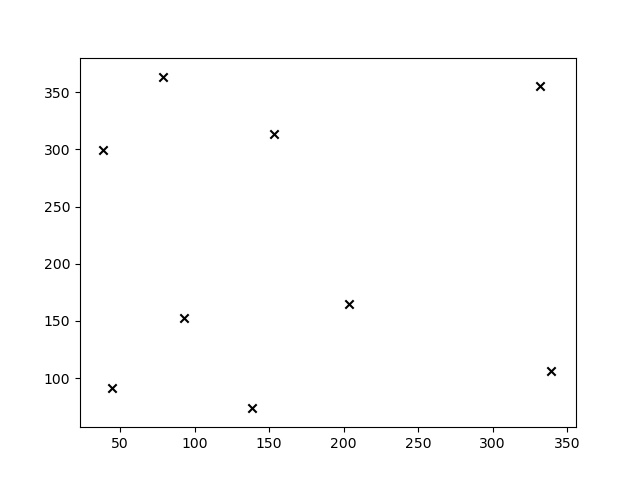

Source code (Python):
import glob
import xml.etree.ElementTree as ET
from tqdm import tqdm
import numpy as np
import matplotlib.pyplot as plt

def cas_iou(box, cluster):
    x = np.minimum(cluster[:, 0], box[0])
    y = np.minimum(cluster[:, 1], box[1])

    intersection = x * y
    area1 = box[0] * box[1]

    area2 = cluster[:, 0] * cluster[:, 1]
    iou = intersection / (area1 + area2 - intersection)

    return iou


def avg_iou(box, cluster):
    return np.mean([np.max(cas_iou(box[i], cluster)) for i in range(box.shape[0])])


def bboxesOverRation(bboxesA, bboxesB):
    """
    功能等同于matlab的函数bboxesOverRation
    bboxesA：M*4 array,形如[x,y,w,h]排布
    bboxesB: N*4 array,形如[x,y,w,h]排布
    """
    bboxesA = np.array(bboxesA.astype('float'))
    bboxesB = np.array(bboxesB.astype('float'))
    M = bboxesA.shape[0]
    N = bboxesB.shape[0]

    areasA = bboxesA[:, 2] * bboxesA[:, 3]
    areasB = bboxesB[:, 2] * bboxesB[:, 3]

    xA = bboxesA[:, 0] + bboxesA[:, 2]
    yA = bboxesA[:, 1] + bboxesA[:, 3]
    xyA = np.stack([xA, yA]).transpose()
    xyxyA = np.concatenate((bboxesA[:, :2], xyA), axis=1)

    xB = bboxesB[:, 0] + bboxesB[:, 2]
    yB = bboxesB[:, 1] + bboxesB[:, 3]
    xyB = np.stack([xB, yB]).transpose()
    xyxyB = np.concatenate((bboxesB[:, :2], xyB), axis=1)

    iouRatio = np.zeros((M, N))
    for i in range(M):
        for j in range(N):
            x1 = max(xyxyA[i, 0], xyxyB[j, 0]);
            x2 = min(xyxyA[i, 2], xyxyB[j, 2]);
            y1 = max(xyxyA[i, 1], xyxyB[j, 1]);
            y2 = min(xyxyA[i, 3], xyxyB[j, 3]);
            Intersection = max(0, (x2 - x1)) * max(0, (y2 - y1));
            Union = areasA[i] + areasB[j] - Intersection;
            iouRatio[i, j] = Intersection / Union;
    return iouRatio


def load_data(path):
    data = []
    # 对于每一个xml都寻找box
    for xml_file in tqdm(glob.glob('{}/*xml'.format(path))):
        tree = ET.parse(xml_file)
        height = int(tree.findtext('./size/height'))
        width = int(tree.findtext('./size/width'))
        if height <= 0 or width <= 0:
            continue

        # 对于每一个目标都获得它的宽高
        for obj in tree.iter('object'):
            xmin = int(float(obj.findtext('bndbox/xmin'))) / width
            ymin = int(float(obj.findtext('bndbox/ymin'))) / height
            xmax = int(float(obj.findtext('bndbox/xmax'))) / width
            ymax = int(float(obj.findtext('bndbox/ymax'))) / height

            xmin = np.float64(xmin)
            ymin = np.float64(ymin)
            xmax = np.float64(xmax)
            ymax = np.float64(ymax)
            # 得到宽高
            x = xmin + 0.5 * (xmax - xmin)
            y = ymin + 0.5 * (ymax - ymin)
            data.append([x, y, xmax - xmin, ymax - ymin])
    return np.array(data)


def estimateAnchorBoxes(trainingData, numAnchors=9):
    '''
    功能：kmeans++算法估计anchor，类似于matlab函数estimateAnchorBoxes,当trainingData
    数据量较大时候，自写的kmeans迭代循环效率较低，matlab的estimateAnchorBoxes得出
    anchors较快，但meanIOU较低，然后乘以实际box的ratio即可。此算法由于优化是局部，易陷入局部最优解，结果不一致属正常
    [email redacted]
    Example:
        import scipy.io as scipo
        data = scipo.loadmat(r'D:\Matlab_files\trainingData.mat')
        trainingData = data['temp']

        meanIoUList = []
        for numAnchor in np.arange(1,16):
            anchorBoxes,meanIoU = estimateAnchorBoxes(trainingData,numAnchors=numAnchor)
            meanIoUList.append(meanIoU)
        plt.plot(np.arange(1,16),meanIoUList,'ro-')
        plt.ylabel("Mean IoU")
        plt.xlabel("Number of Anchors")
        plt.title("Number of Anchors vs. Mean IoU")

    Parameters
    ----------
    trainingData : numpy 类型
        形如[x,y,w,h]排布，M*4大小二维矩阵
    numAnchors : int, optional
        估计的anchors数量. The default is 9.

    Returns
    -------
    anchorBoxes : numpy类型
        形如[w,h]排布，N*2大小矩阵.
    meanIoU : scalar 标量
        DESCRIPTION.

    '''

    numsObver = trainingData.shape[0]
    xyArray = np.zeros((numsObver, 2))
    trainingData[:, 0:2] = xyArray
    assert (numsObver >= numAnchors)

    # kmeans++
    # init
    centroids = []  # 初始化中心，kmeans++
    centroid_index = np.random.choice(numsObver, 1)
    centroids.append(trainingData[centroid_index])
    while len(centroids) < numAnchors:
        minDistList = []
        for box in trainingData:
            box = box.reshape((-1, 4))
            minDist = 1
            for centroid in centroids:
                centroid = centroid.reshape((-1, 4))
                ratio = (1 - bboxesOverRation(box, centroid)).item()
                if ratio < minDist:
                    minDist = ratio
            minDistList.append(minDist)

        sumDist = np.sum(minDistList)
        prob = minDistList / sumDist
        idx = np.random.choice(numsObver, 1, replace=True, p=prob)
        centroids.append(trainingData[idx])

    # kmeans 迭代聚类
    maxIterTimes = 100
    iter_times = 0
    while True:
        minDistList = []
        minDistList_ind = []
        for box in trainingData:
            box = box.reshape((-1, 4))
            minDist = 1
            box_belong = 0
            for i, centroid in enumerate(centroids):
                centroid = centroid.reshape((-1, 4))
                ratio = (1 - bboxesOverRation(box, centroid)).item()
                if ratio < minDist:
                    minDist = ratio
                    box_belong = i
            minDistList.append(minDist)
            minDistList_ind.append(box_belong)
        centroids_avg = []
        for _ in range(numAnchors):
            centroids_avg.append([])
        for i, anchor_id in enumerate(minDistList_ind):
            centroids_avg[anchor_id].append(trainingData[i])
        err = 0
        for i in range(numAnchors):
            if len(centroids_avg[i]):
                temp = np.mean(centroids_avg[i], axis=0)
                err += np.sqrt(np.sum(np.power(temp - centroids[i], 2)))
                centroids[i] = np.mean(centroids_avg[i], axis=0)
        iter_times += 1
        if iter_times > maxIterTimes or err == 0:
            break

    anchorBoxes = np.array([x[2:] for x in centroids])
    meanIoU = 1 - np.mean(minDistList)
    print('acc:{:.2f}%'.format(avg_iou(trainingData[:, 2:], anchorBoxes) * 100))
    return anchorBoxes, meanIoU


if __name__ == "__main__":
    np.random.seed(0)
    #  载入数据集，可以使用VOC的xml
    path = 'VOCdevkit/VOC2007/Annotations'
    # 生成的anchors的txt文件保存路径
    anchorsPath = 'yolo_anchors++.txt'
    # 生成的anchors数量
    anchors_num = 9
    # 输入的图片尺寸
    input_shape = [416, 416]
    print('Load xmls.')
    data = load_data(path)
    print('Load xmls done.')

    #   使用k聚类算法
    print('K-means++ boxes.')
    anchors, _= estimateAnchorBoxes(data, numAnchors=anchors_num)
    print('K-means boxes done.')
    anchors = anchors *  np.array([input_shape[1], input_shape[0]])
    # 排序
    cluster = anchors[np.argsort(anchors[:, 0])]
    print("聚类结果")
    print(cluster)

    #-------------------------------------------------------------#
    #   绘图
    #-------------------------------------------------------------#
    for j in range(anchors_num):
        #plt.scatter(data[near == j][:,0], data[near == j][:,1])
        plt.scatter(cluster[j][0], cluster[j][1], marker='x', c='black')
    plt.savefig("kmeans++_for_anchors.jpg")
    plt.show()
    print('Save kmeans++_for_anchors.jpg in root dir.')

    cluster = cluster[np.argsort(cluster[:, 0] * cluster[:, 1])]
    print('avg_ratio:{:.2f}'.format(avg_iou(data, cluster)))
    print(cluster)

    # 保存结果 生成yolo_anchors++.txt文件
    f = open(anchorsPath, 'w')
    row = np.shape(cluster)[0]
    for i in range(row):
        if i == 0:
            x_y = "%d,%d" % (cluster[i][0], cluster[i][1])
        else:
            x_y = ", %d,%d" % (cluster[i][0], cluster[i][1])
        f.write(x_y)
    f.close()


